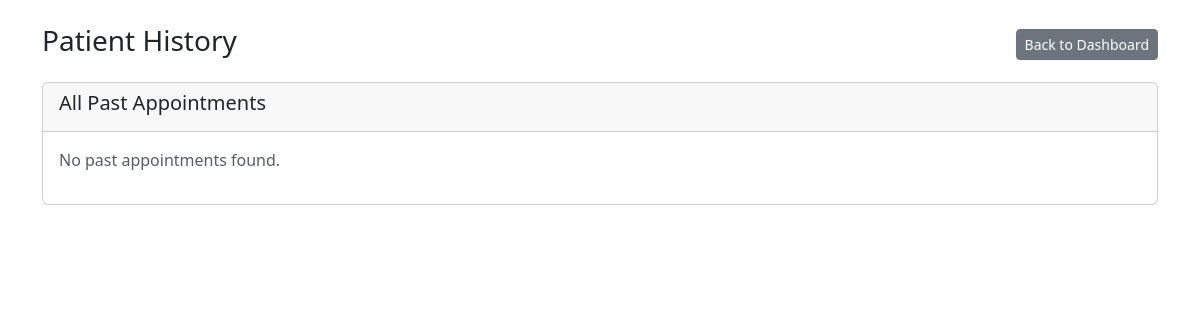
The page /history (signed in) on the database as committed earlier.
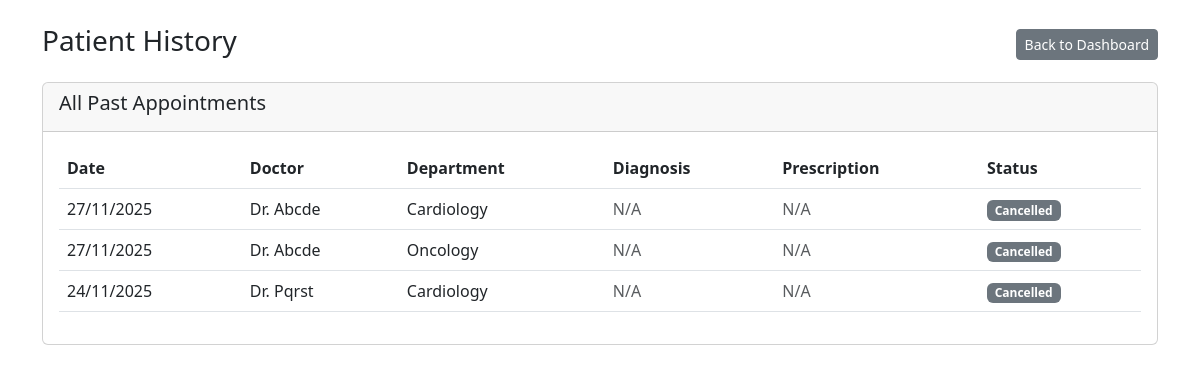
The same page on the database as committed later.
### models.py (models this page shows, shortened)
class Appointment(db.Model):
    __tablename__ = 'appointments'
    id = db.Column(db.Integer, primary_key=True)
    patient_id = db.Column(db.Integer, db.ForeignKey('patients.id'), nullable=False)
    doctor_id = db.Column(db.Integer, db.ForeignKey('doctors.id'), nullable=False)
    date = db.Column(db.Date, nullable=False)
    time = db.Column(db.Time, nullable=False)
    status = db.Column(db.String(50), nullable=False, default='Booked') # e.g., 'Booked', 'Cancelled', 'Completed'
    treatment = db.relationship('Treatment', backref='appointment', uselist=False, cascade="all, delete-orphan")

class Doctor(db.Model):
    __tablename__ = 'doctors'
    id = db.Column(db.Integer, primary_key=True)
    name = db.Column(db.String(120), nullable=False)
    email = db.Column(db.String(120), unique=True, nullable=False)
    specialization = db.Column(db.String(120))
    department_id = db.Column(db.Integer, db.ForeignKey('departments.id'), nullable=True)
    is_blacklisted = db.Column(db.Boolean, default=False, nullable=False)
    experience = db.Column(db.Integer, nullable=True)
    appointments = db.relationship('Appointment', backref='doctor', lazy=True)

class Department(db.Model):
    __tablename__ = 'departments'
    id = db.Column(db.Integer, primary_key=True)
    name = db.Column(db.String(100), unique=True, nullable=False)
    description = db.Column(db.Text)
    doctors = db.relationship('Doctor', backref='department', lazy=True)

### app.py (the view)
@app.route('/history')
@login_required
def patient_history():
    past_appts = Appointment.query.filter(
        Appointment.patient_id == current_user.id,
        Appointment.status.in_(['Completed', 'Cancelled'])
    ).order_by(Appointment.date.desc(), Appointment.time.desc()).all()
    return render_template('patient_history.html', appointments=past_appts)

### app.py (called while the page is built)
@login_manager.user_loader
def load_user(user_id):
    return Patient.query.get(int(user_id))

### templates/patient_history.html
{% extends 'layout.html' %}
{% block content %}
<div class="d-flex justify-content-between align-items-center mb-3">
    <h3>Patient History</h3>
    <div>
        <a href="{{ url_for('dashboard') }}" class="btn btn-secondary btn-sm">Back to Dashboard</a>
    </div>
</div>
<div class="card">
    <div class="card-header">
        <h5>All Past Appointments</h5>
    </div>
    <div class="card-body">
        {% if appointments %}
            <table class="table">
                <thead>
                    <tr>
                        <th scope="col">Date</th>
                        <th scope="col">Doctor</th>
                        <th scope="col">Department</th>
                        <th scope="col">Diagnosis</th>
                        <th scope="col">Prescription</th>
                        <th scope="col">Status</th>
                    </tr>
                </thead>
                <tbody>
                    {% for appt in appointments %}
                    <tr>
                        <td>{{ appt.date.strftime('%d/%m/%Y') }}</td>
                        <td>{{ appt.doctor.name }}</td>
                        <td>{{ appt.doctor.department.name }}</td>
                        {% if appt.treatment %}
                            <td>{{ appt.treatment.diagnosis }}</td>
                            <td>{{ appt.treatment.prescription }}</td>
                        {% else %}
                            <td class="text-muted">N/A</td>
                            <td class="text-muted">N/A</td>
                        {% endif %}
                        <td>
                            {% if appt.status == 'Completed' %}
                                <span class="badge bg-success">{{ appt.status }}</span>
                            {% else %}
                                <span class="badge bg-secondary">{{ appt.status }}</span>
                            {% endif %}
                        </td>
                    </tr>
                    {% endfor %}
                </tbody>
            </table>
        {% else %}
            <p class="text-muted">No past appointments found.</p>
        {% endif %}
    </div>
</div>
{% endblock %}

### templates/layout.html (shortened to what this page needs)
<!DOCTYPE html>
<html lang="en">
<head>
    <link href="https://cdn.jsdelivr.net/npm/bootstrap@5.3.0/dist/css/bootstrap.min.css" rel="stylesheet">
</head>
<body>
    <main class="container mt-4">
        {% block content %}
        {% endblock %}
    </main>
</body>
</html>

Rows that differ between the two databases and show on the page:
added Appointment: date "27/11/2025", doctor.name "Dr. Abcde", doctor.department.name "Cardiology", status "Cancelled"
added Appointment: date "27/11/2025", doctor.name "Dr. Abcde", doctor.department.name "Oncology", status "Cancelled"
added Appointment: date "24/11/2025", doctor.name "Dr. Pqrst", doctor.department.name "Cardiology", status "Cancelled"
Other text that changed with them:
text no longer shown: "No past appointments found."
text now shown: "Date Doctor Department Diagnosis Prescription Status"
